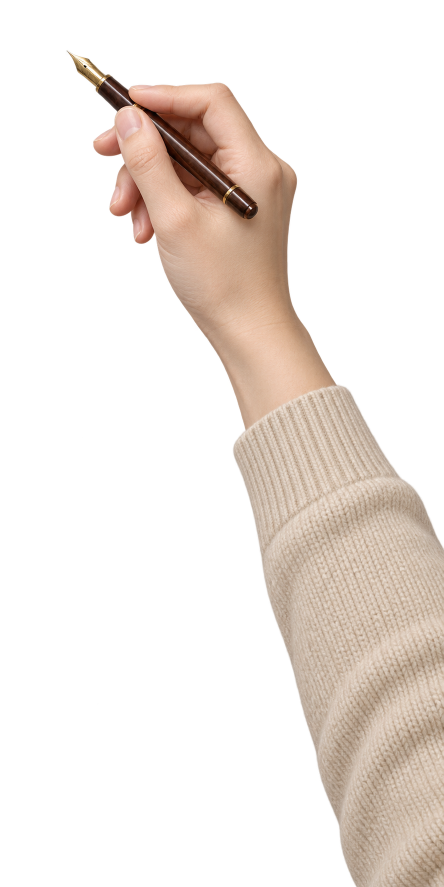
#> input picture skills/sweety-handdraw-video/assets/hands/cardigan-fountain.png, 887 x 1774 px (shown at 1/2 size)
$ python -i image_gate.py   (imports and definitions only)
#> lines starting #> are read from the running program, lines starting #| are printed output that depends on the picture; after the words box and inside, x2 and y2 are one past the last pixel; in counts of white or black regions, pixels touching at a corner belong together
#> further down, picture is the input picture: PIL image 887x1774 RGBA; mean R, G, B, A 58.4, 50.5, 44.8, 72.5
#!/usr/bin/env python3
"""Check a freshly generated image before anything else is built on it, and say how to fix the prompt.

    image_gate.py JOB inputs/art/i04-seabed.png [--visual v04-seabed] [--width 800]

Runs in a few seconds, right after generation (before region marks, drawing review or build):
- transparency: half-transparent fills or a soft glow inside the subject (a fill painted see-through draws as a washed-out
  patch, and a glow halo cannot be drawn with a pen); fully clear gaps such as the space between legs are fine;
- line art: the same gate the build applies (texture, specks, too many crossings);
- drawing time: the strokes and minimum seconds at the planned size, against the seconds the storyboard gives this
  visual (storyboard_lint.py --budget).
On failure it prints prompt_fix: a sentence to add to the image prompt (e.g. how many outlines to aim for) before
regenerating. It never edits the image or the records.
"""
import argparse
import json
import math
import sys
import tempfile
from pathlib import Path

import numpy as np
from PIL import Image
from scipy import ndimage

HOLE_SHARE = .004      # half-transparent fill larger than this share of the subject is a hole
GLOW_SHARE = .06       # semi-transparent pixels away from the edge larger than this share of the subject is a glow
STROKE_MARGIN = .85    # aim the prompt at this share of the strokes that fit the window


def transparency(image):
    """(problems, measures) for see-through holes and soft glow inside the subject of an RGBA image."""
    alpha = np.asarray(image.convert('RGBA'))[..., 3].astype(float)
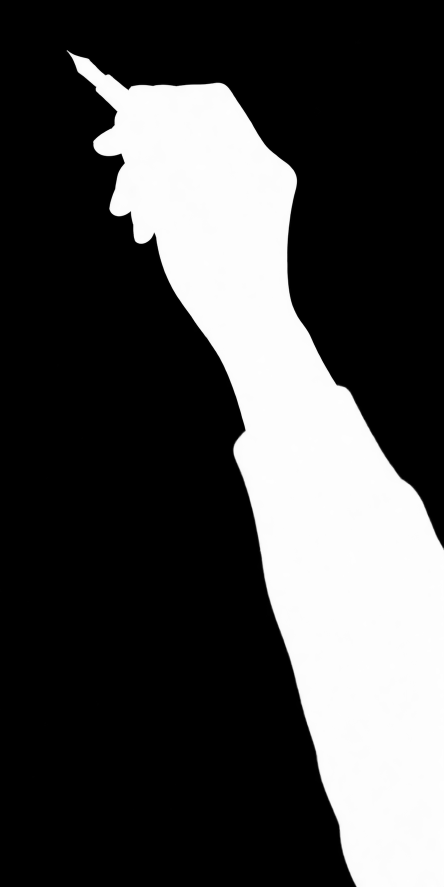
#> alpha: shape (1774, 887) float64 (shown at 1/2 size); min 0, max 255, mean 72.5
    if alpha.min() >= 250:
        return [], {'transparent_background': False}
    solid = alpha > 200
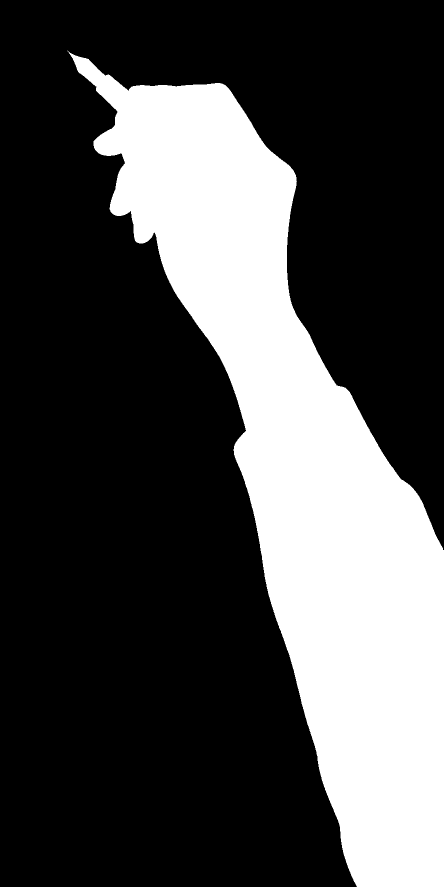
#> solid: shape (1774, 887) bool (shown at 1/2 size); 28.6% white; 1 white region, box (x1, y1, x2, y2) and area: (134, 101, 887, 1774) 449540
    filled = ndimage.binary_fill_holes(ndimage.binary_closing(solid, iterations=3))
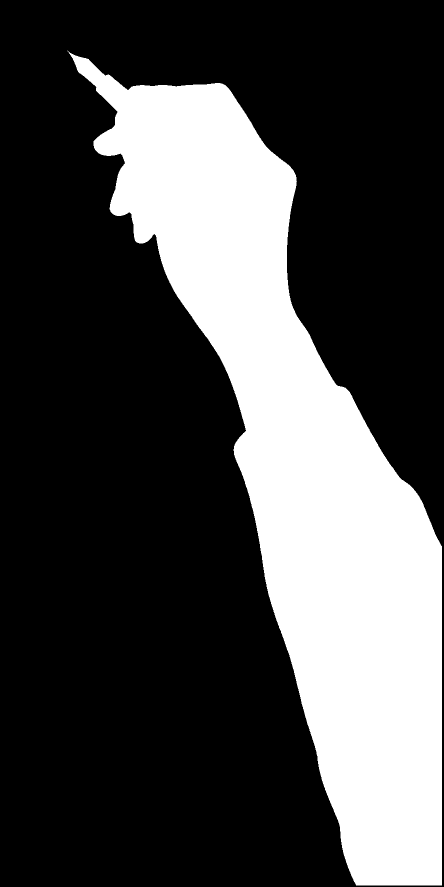
#> filled: shape (1774, 887) bool (shown at 1/2 size); 28.4% white; 1 white region, box (x1, y1, x2, y2) and area: (134, 101, 884, 1771) 447038
    area = max(1, int(filled.sum()))
#> area = 447038
    # A fully clear gap enclosed by the subject (between legs, inside a frame or a ring) is background showing through and
    # draws as paper, as it should. The defect is a fill painted half-transparent (light rays, haze, a see-through sea).
    holes = filled & (alpha >= 8) & (alpha < 200)
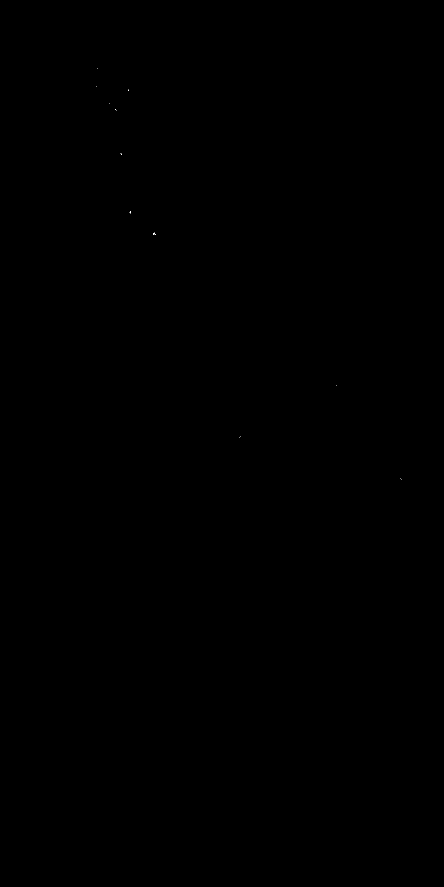
#> holes: shape (1774, 887) bool (shown at 1/2 size); 0% white in thin lines or dots, all inside (x1, y1, x2, y2) = (192, 137, 803, 959)
    holes = ndimage.binary_opening(holes, iterations=2)
#> holes: shape (1774, 887) bool; every value is 0
    edge = filled & ~ndimage.binary_erosion(filled, iterations=4)
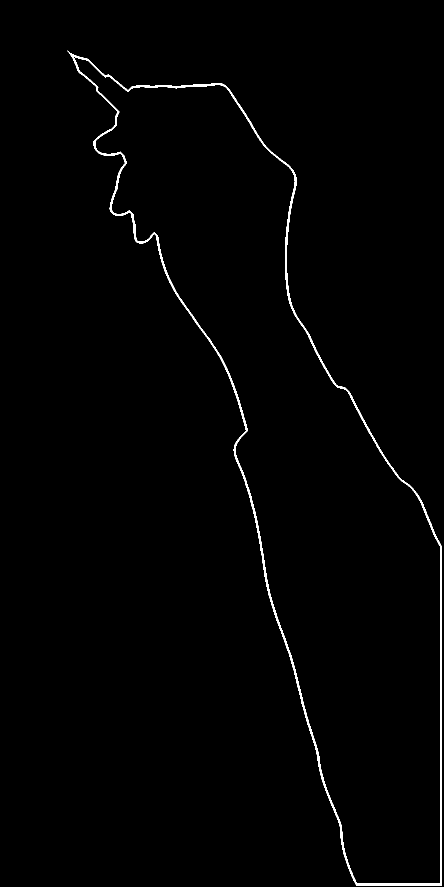
#> edge: shape (1774, 887) bool (shown at 1/2 size); 0.99% white; 1 white region, box (x1, y1, x2, y2) and area: (134, 101, 884, 1771) 15656
    glow = (alpha > 20) & (alpha < 200) & ~edge & ~holes
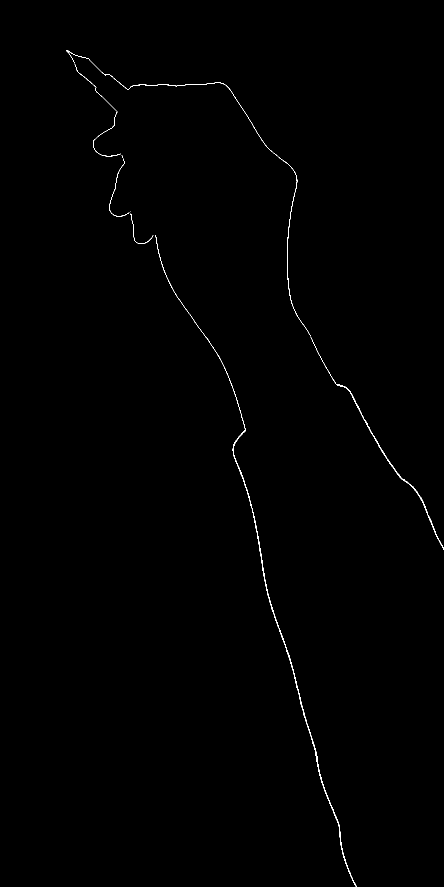
#> glow: shape (1774, 887) bool (shown at 1/2 size); 0.32% white in thin lines or dots, all inside (x1, y1, x2, y2) = (133, 100, 887, 1774)
    measures = {'transparent_background': True, 'hole_share': round(float(holes.sum()) / area, 4), 'glow_share': round(float(glow.sum()) / area, 4)}
#> measures = {'transparent_background': True, 'hole_share': 0, 'glow_share': 0.0111}
    problems = []
    if measures['hole_share'] > HOLE_SHARE:
        problems.append(('transparency_hole', f'{measures["hole_share"]:.1%} of the subject is painted half-transparent: it would draw as a washed-out patch'))
    if measures['glow_share'] > GLOW_SHARE:
        problems.append(('glow', f'{measures["glow_share"]:.1%} of the subject is a soft semi-transparent glow, which a pen cannot draw'))
    return problems, measures


# [84 lines left out: functions find_action, budget_seconds, check, main, not called in this run]


# [2 lines not run here, left out]

>>> from PIL import Image
>>> picture = Image.open('../assets/hands/cardigan-fountain.png')
>>> result = transparency(picture)

$ run again, on skills/sweety-handdraw-video/assets/hands/diamond-woman.png
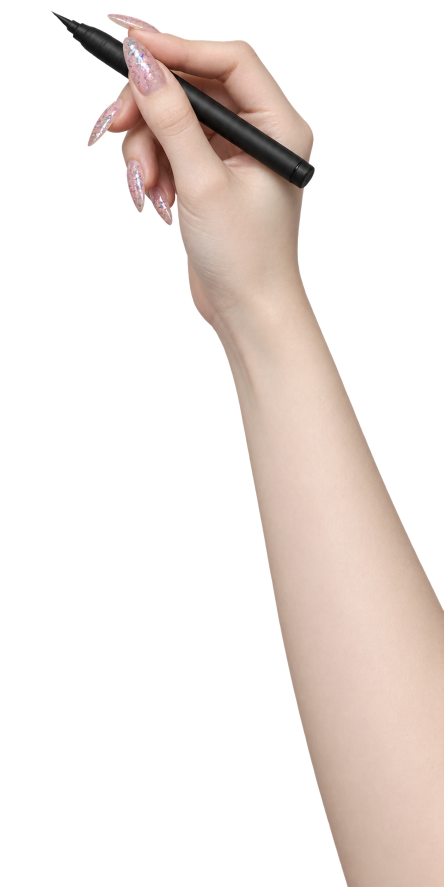
#> input picture skills/sweety-handdraw-video/assets/hands/diamond-woman.png, 887 x 1774 px (shown at 1/2 size)
#> picture is the input picture: PIL image 887x1774 RGBA; mean R, G, B, A 62.9, 54.7, 50.3, 76.3
#> solid: shape (1774, 887) bool; 30.1% white; 1 white region, box (x1, y1, x2, y2) and area: (105, 24, 887, 1774) 472852
#> in transparency, `filled = ndimage.binary_fill_holes(ndimage.binary_closing(solid, itera..`:
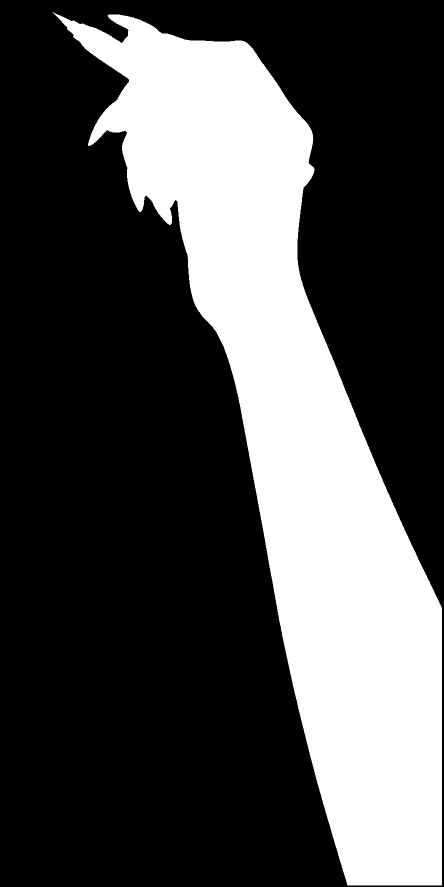
#> filled: shape (1774, 887) bool (shown at 1/2 size); 29.9% white; 1 white region, box (x1, y1, x2, y2) and area: (105, 24, 884, 1771) 470750
#> area = 470750
#> edge: shape (1774, 887) bool; 1.1% white; 1 white region, box (x1, y1, x2, y2) and area: (105, 24, 884, 1771) 17574
#> in transparency, `glow = (alpha > 20) & (alpha < 200) & ~edge & ~holes`:
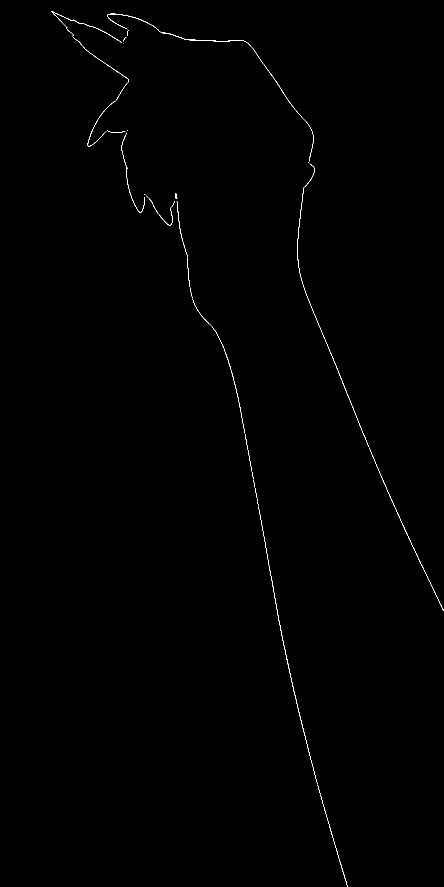
#> glow: shape (1774, 887) bool (shown at 1/2 size); 0.27% white in thin lines or dots, all inside (x1, y1, x2, y2) = (102, 22, 887, 1774)
#> measures = {'transparent_background': True, 'hole_share': 0, 'glow_share': 0.0091}
